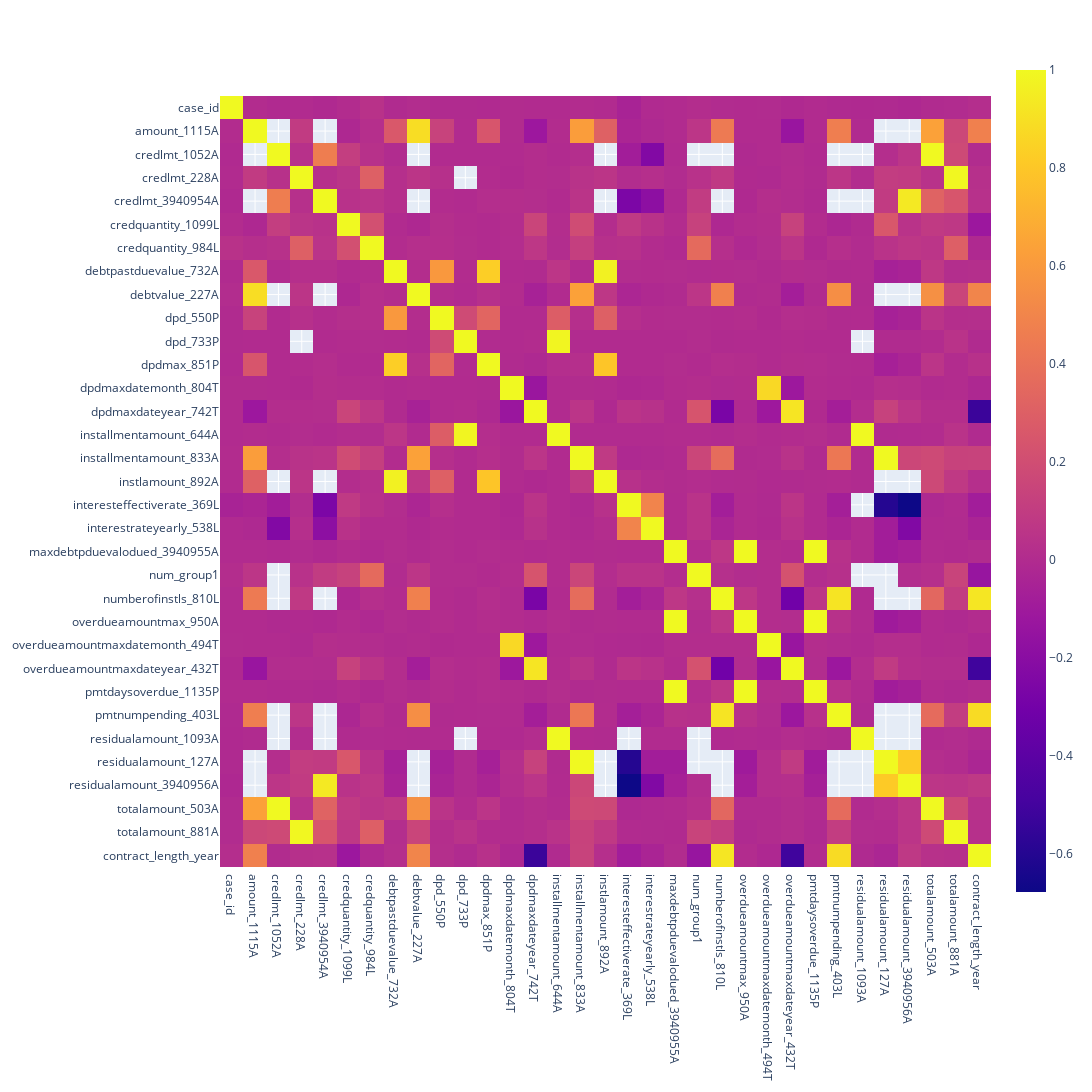

Write notebook code for a chart like this one.
### Code cell
fig_bureau_a = px.imshow(bureau_corr_mat)

fig_bureau_a.update_layout(
    height=1200,
    width=1200
)
fig_bureau_a.show()

### Figure 1 — Plotly figure (JSON) as saved in the notebook; plotly's stock layout.template omitted (floating-point values rounded to 4 significant figures; data arrays with more than 128 entries replaced by an {"elided": "..."} marker saying what was removed)
{"data": [{"coloraxis": "coloraxis", "hovertemplate": "x: %{x}<br>y: %{y}<br>color: %{z}<extra></extra>", "name": "0", "type": "heatmap", "x": ["case_id", "amount_1115A", "credlmt_1052A", "credlmt_228A", "credlmt_3940954A", "credquantity_1099L", "credquantity_984L", "debtpastduevalue_732A", "debtvalue_227A", "dpd_550P", "dpd_733P", "dpdmax_851P", "dpdmaxdatemonth_804T", "dpdmaxdateyear_742T", "installmentamount_644A", "installmentamount_833A", "instlamount_892A", "interesteffectiverate_369L", "interestrateyearly_538L", "maxdebtpduevalodued_3940955A", "num_group1", "numberofinstls_810L", "overdueamountmax_950A", "overdueamountmaxdatemonth_494T", "overdueamountmaxdateyear_432T", "pmtdaysoverdue_1135P", "pmtnumpending_403L", "residualamount_1093A", "residualamount_127A", "residualamount_3940956A", "totalamount_503A", "totalamount_881A", "contract_length_year"], "xaxis": "x", "y": ["case_id", "amount_1115A", "credlmt_1052A", "credlmt_228A", "credlmt_3940954A", "credquantity_1099L", "credquantity_984L", "debtpastduevalue_732A", "debtvalue_227A", "dpd_550P", "dpd_733P", "dpdmax_851P", "dpdmaxdatemonth_804T", "dpdmaxdateyear_742T", "installmentamount_644A", "installmentamount_833A", "instlamount_892A", "interesteffectiverate_369L", "interestrateyearly_538L", "maxdebtpduevalodued_3940955A", "num_group1", "numberofinstls_810L", "overdueamountmax_950A", "overdueamountmaxdatemonth_494T", "overdueamountmaxdateyear_432T", "pmtdaysoverdue_1135P", "pmtnumpending_403L", "residualamount_1093A", "residualamount_127A", "residualamount_3940956A", "totalamount_503A", "totalamount_881A", "contract_length_year"], "yaxis": "y", "z": {"elided": "33x33 float values"}}], "layout": {"coloraxis": {"colorscale": [[0, "#0d0887"], [0.1111, "#46039f"], [0.2222, "#7201a8"], [0.3333, "#9c179e"], [0.4444, "#bd3786"], [0.5556, "#d8576b"], [0.6667, "#ed7953"], [0.7778, "#fb9f3a"], [0.8889, "#fdca26"], [1, "#f0f921"]]}, "height": 1200, "margin": {"t": 60}, "width": 1200, "xaxis": {"anchor": "y", "constrain": "domain", "domain": [0, 1], "scaleanchor": "y"}, "yaxis": {"anchor": "x", "autorange": "reversed", "constrain": "domain", "domain": [0, 1]}}}
